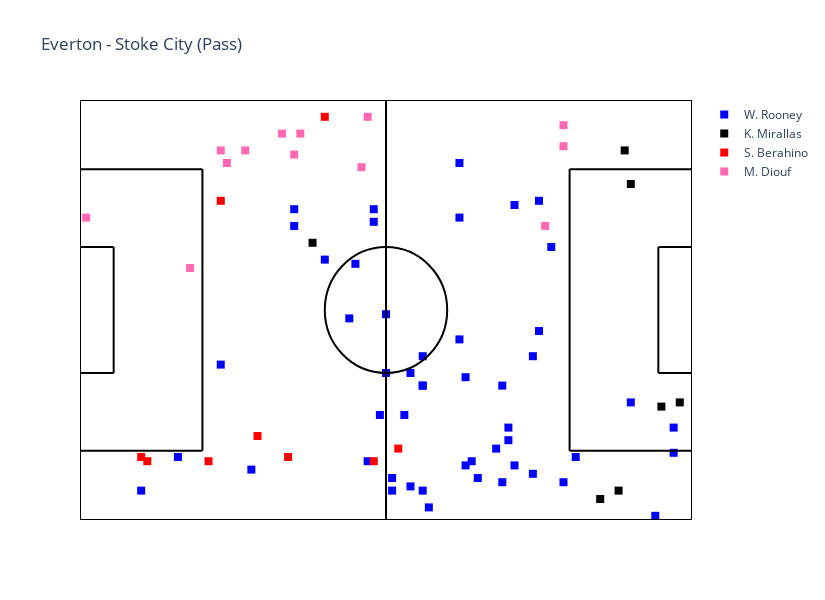

Notebook code for this chart:
### Code cell
group_dict = {
 'W. Rooney': 'blue', 'K. Mirallas': 'black',
 'S. Berahino': 'red', 'M. Diouf': 'hotpink'
}

plot_events(match_events, col_name='player_name', group_dict=group_dict, event_type='Pass', rotate_team2_events=True, team1_name='Everton',team2_name='Stoke City')

### Figure 1 — Plotly figure (JSON) as saved in the notebook; plotly's stock layout.template omitted (floating-point values rounded to 4 significant figures)
{"data": [{"hovertemplate": "%{text}<extra></extra>", "marker": {"color": "blue", "size": 8, "symbol": "square"}, "mode": "markers", "name": "W. Rooney", "text": ["Pass by W. Rooney, 1H 00:51", "Pass by W. Rooney, 1H 13:53", "Pass by W. Rooney, 1H 18:49", "Pass by W. Rooney, 1H 19:10", "Pass by W. Rooney, 1H 21:46", "Pass by W. Rooney, 1H 21:58", "Pass by W. Rooney, 1H 26:03", "Pass by W. Rooney, 1H 26:38", "Pass by W. Rooney, 1H 27:17", "Pass by W. Rooney, 1H 27:53", "Pass by W. Rooney, 1H 29:19", "Pass by W. Rooney, 1H 31:17", "Pass by W. Rooney, 1H 37:09", "Pass by W. Rooney, 1H 37:53", "Pass by W. Rooney, 1H 39:41", "Pass by W. Rooney, 1H 40:22", "Pass by W. Rooney, 1H 44:54", "Pass by W. Rooney, 1H 45:06", "Pass by W. Rooney, 2H 00:01", "Pass by W. Rooney, 2H 01:08", "Pass by W. Rooney, 2H 02:57", "Pass by W. Rooney, 2H 07:12", "Pass by W. Rooney, 2H 08:24", "Pass by W. Rooney, 2H 10:08", "Pass by W. Rooney, 2H 10:14", "Pass by W. Rooney, 2H 12:34", "Pass by W. Rooney, 2H 13:57", "Pass by W. Rooney, 2H 14:03", "Pass by W. Rooney, 2H 15:53", "Pass by W. Rooney, 2H 15:57", "Pass by W. Rooney, 2H 17:01", "Pass by W. Rooney, 2H 17:26", "Pass by W. Rooney, 2H 17:40", "Pass by W. Rooney, 2H 17:51", "Pass by W. Rooney, 2H 20:52", "Pass by W. Rooney, 2H 22:02", "Pass by W. Rooney, 2H 22:23", "Pass by W. Rooney, 2H 23:02", "Pass by W. Rooney, 2H 27:08", "Pass by W. Rooney, 2H 28:08", "Pass by W. Rooney, 2H 28:54", "Pass by W. Rooney, 2H 35:21", "Pass by W. Rooney, 2H 39:18", "Pass by W. Rooney, 2H 39:25", "Pass by W. Rooney, 2H 41:20", "Pass by W. Rooney, 2H 42:00", "Pass by W. Rooney, 2H 42:49", "Pass by W. Rooney, 2H 46:25", "Pass by W. Rooney, 2H 47:05", "Pass by W. Rooney, 2H 47:21"], "type": "scatter", "x": [71.76, 23.92, 72.8, 70.72, 50.96, 56.16, 55.12, 49.92, 73.84, 53.04, 65.52, 64.48, 45.76, 66.56, 49.92, 97.76, 36.4, 71.76, 52.0, 67.6, 59.28, 29.12, 58.24, 58.24, 72.8, 10.4, 84.24, 76.96, 78.0, 64.48, 41.6, 65.52, 53.04, 58.24, 56.16, 16.64, 80.08, 58.24, 93.6, 78.0, 100.9, 36.4, 64.48, 100.9, 52.0, 46.8, 73.84, 48.88, 76.96, 82.16], "y": [6.12, 25.16, 14.96, 11.56, 17.0, 5.44, 17.0, 50.32, 51.0, 4.76, 8.84, 57.8, 32.64, 9.52, 48.28, 0.68, 50.32, 21.76, 33.32, 6.8, 2.04, 8.16, 21.76, 26.52, 12.92, 4.76, 10.2, 7.48, 51.68, 48.96, 42.16, 23.12, 6.8, 4.76, 23.8, 10.2, 44.2, 21.76, 19.04, 30.6, 14.96, 47.6, 29.24, 10.88, 23.8, 41.48, 8.84, 9.52, 26.52, 6.12]}, {"hovertemplate": "%{text}<extra></extra>", "marker": {"color": "black", "size": 8, "symbol": "square"}, "mode": "markers", "name": "K. Mirallas", "text": ["Pass by K. Mirallas, 2H 34:31", "Pass by K. Mirallas, 2H 35:07", "Pass by K. Mirallas, 2H 46:22", "Pass by K. Mirallas, 2H 46:33", "Pass by K. Mirallas, 2H 47:08", "Pass by K. Mirallas, 2H 47:16", "Pass by K. Mirallas, 2H 47:24"], "type": "scatter", "x": [93.6, 92.56, 39.52, 98.8, 101.9, 91.52, 88.4], "y": [54.4, 59.84, 44.88, 18.36, 19.04, 4.76, 3.4]}, {"hovertemplate": "%{text}<extra></extra>", "marker": {"color": "red", "size": 8, "symbol": "square"}, "mode": "markers", "name": "S. Berahino", "text": ["Pass by S. Berahino, 1H 05:46", "Pass by S. Berahino, 1H 16:18", "Pass by S. Berahino, 1H 19:39", "Pass by S. Berahino, 1H 20:32", "Pass by S. Berahino, 1H 29:51", "Pass by S. Berahino, 1H 30:04", "Pass by S. Berahino, 1H 41:08", "Pass by S. Berahino, 1H 41:29", "Pass by S. Berahino, 2H 00:15"], "type": "scatter", "x": [49.92, 30.16, 41.6, 23.92, 21.84, 10.4, 54.08, 35.36, 11.44], "y": [9.52, 13.6, 65.28, 51.68, 9.52, 10.2, 11.56, 10.2, 9.52]}, {"hovertemplate": "%{text}<extra></extra>", "marker": {"color": "hotpink", "size": 8, "symbol": "square"}, "mode": "markers", "name": "M. Diouf", "text": ["Pass by M. Diouf, 1H 08:24", "Pass by M. Diouf, 1H 08:41", "Pass by M. Diouf, 1H 24:32", "Pass by M. Diouf, 1H 25:14", "Pass by M. Diouf, 1H 38:41", "Pass by M. Diouf, 2H 02:02", "Pass by M. Diouf, 2H 07:34", "Pass by M. Diouf, 2H 09:50", "Pass by M. Diouf, 2H 11:05", "Pass by M. Diouf, 2H 11:09", "Pass by M. Diouf, 2H 23:10", "Pass by M. Diouf, 2H 27:15", "Pass by M. Diouf, 2H 40:02"], "type": "scatter", "x": [47.84, 1.04, 48.88, 37.44, 24.96, 23.92, 36.4, 82.16, 28.08, 34.32, 82.16, 79.04, 18.72], "y": [57.12, 48.96, 65.28, 62.56, 57.8, 59.84, 59.16, 60.52, 59.84, 62.56, 63.92, 47.6, 40.8]}], "layout": {"autosize": false, "height": 600, "hovermode": "closest", "plot_bgcolor": "rgb(255, 255, 255)", "shapes": [{"line": {"color": "black"}, "type": "circle", "x0": 41.6, "x1": 62.4, "xref": "x", "y0": 23.8, "y1": 44.2, "yref": "y"}, {"line": {"color": "black"}, "type": "line", "x0": 0, "x1": 20.8, "xref": "x", "y0": 11.22, "y1": 11.22, "yref": "y"}, {"line": {"color": "black"}, "type": "line", "x0": 20.8, "x1": 20.8, "xref": "x", "y0": 11.22, "y1": 56.78, "yref": "y"}, {"line": {"color": "black"}, "type": "line", "x0": 20.8, "x1": 0, "xref": "x", "y0": 56.78, "y1": 56.78, "yref": "y"}, {"line": {"color": "black"}, "type": "line", "x0": 104, "x1": 83.2, "xref": "x", "y0": 11.22, "y1": 11.22, "yref": "y"}, {"line": {"color": "black"}, "type": "line", "x0": 83.2, "x1": 83.2, "xref": "x", "y0": 11.22, "y1": 56.78, "yref": "y"}, {"line": {"color": "black"}, "type": "line", "x0": 83.2, "x1": 104, "xref": "x", "y0": 56.78, "y1": 56.78, "yref": "y"}, {"line": {"color": "black"}, "type": "line", "x0": 0, "x1": 5.72, "xref": "x", "y0": 23.8, "y1": 23.8, "yref": "y"}, {"line": {"color": "black"}, "type": "line", "x0": 5.72, "x1": 5.72, "xref": "x", "y0": 23.8, "y1": 44.2, "yref": "y"}, {"line": {"color": "black"}, "type": "line", "x0": 5.72, "x1": 0, "xref": "x", "y0": 44.2, "y1": 44.2, "yref": "y"}, {"line": {"color": "black"}, "type": "line", "x0": 104, "x1": 98.28, "xref": "x", "y0": 23.8, "y1": 23.8, "yref": "y"}, {"line": {"color": "black"}, "type": "line", "x0": 98.28, "x1": 98.28, "xref": "x", "y0": 23.8, "y1": 44.2, "yref": "y"}, {"line": {"color": "black"}, "type": "line", "x0": 98.28, "x1": 104, "xref": "x", "y0": 44.2, "y1": 44.2, "yref": "y"}, {"line": {"color": "black"}, "type": "line", "x0": 52, "x1": 52, "xref": "x", "y0": 68, "y1": 0, "yref": "y"}, {"line": {"color": "black"}, "type": "line", "x0": 0, "x1": 0, "xref": "x", "y0": 0, "y1": 68, "yref": "y"}, {"line": {"color": "black"}, "type": "line", "x0": 104, "x1": 104, "xref": "x", "y0": 0, "y1": 68, "yref": "y"}, {"line": {"color": "black"}, "type": "line", "x0": 0, "x1": 104, "xref": "x", "y0": 68, "y1": 68, "yref": "y"}, {"line": {"color": "black"}, "type": "line", "x0": 0, "x1": 104, "xref": "x", "y0": 0, "y1": 0, "yref": "y"}], "title": {"text": "Everton - Stoke City (Pass)"}, "width": 825, "xaxis": {"range": [0, 104], "showgrid": false, "showticklabels": false}, "yaxis": {"range": [0, 68], "showgrid": false, "showticklabels": false}}}
